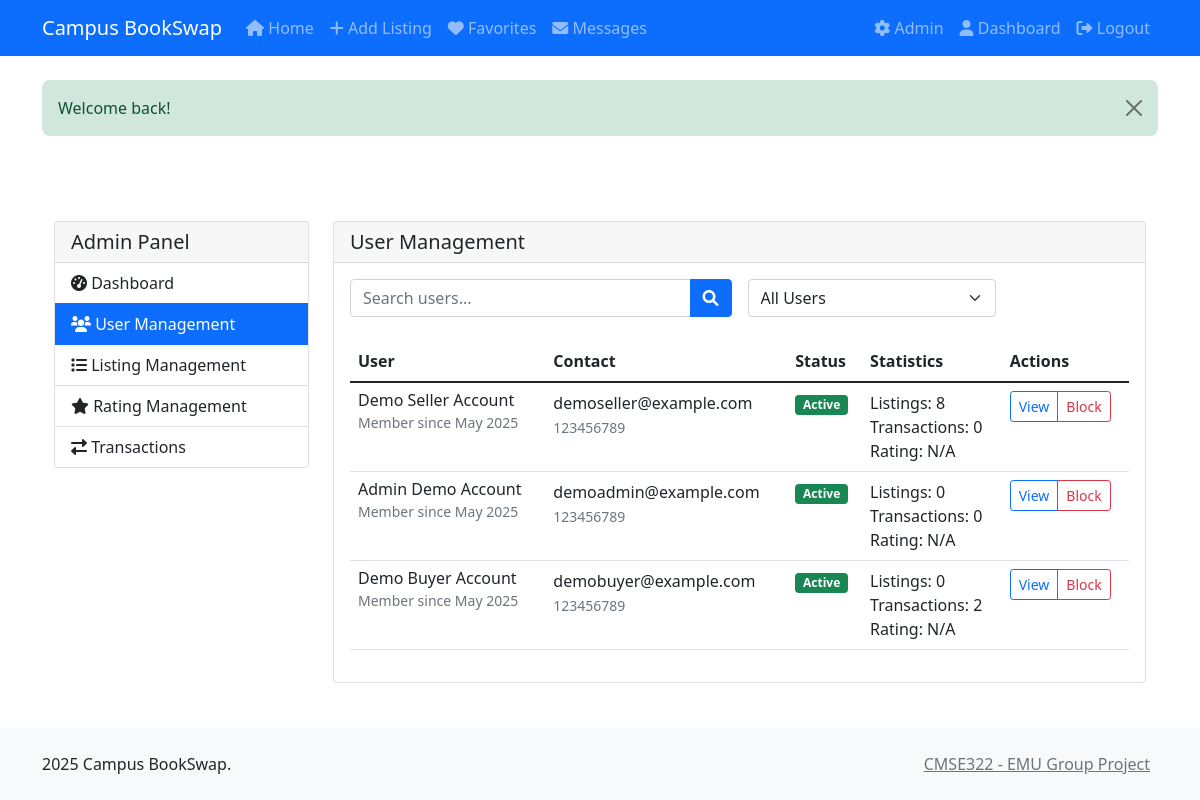
Page /projectfolder/admin/users.php (signed in) on the committed database.
### tables this page shows
CREATE TABLE `user` (
  `user_id` int(11) NOT NULL,
  `phone` varchar(20) DEFAULT NULL,
  `name` varchar(100) DEFAULT NULL,
  `email` varchar(100) DEFAULT NULL,
  `reg_date` date NOT NULL,
  `pass_hash` varchar(255) NOT NULL,
  `is_admin` tinyint(1) DEFAULT 0,
  `is_blocked` tinyint(1) DEFAULT 0
);

### projectfolder/admin/users.php (the view, shortened to what this page needs)
<?php
$conn = getDbConnection();
$search = $_GET['search'] ?? '';
$status = $_GET['status'] ?? 'all';
$page = max(1, $_GET['page'] ?? 1);
$per_page = 20;
$where_clauses = [];
$params = [];
$where_sql = $where_clauses ? 'WHERE ' . implode(' AND ', $where_clauses) : '';
$offset = ($page - 1) * $per_page;
$sql = "
    SELECT
        u.*,
        COUNT(DISTINCT l.listing_id) as total_listings,
        COUNT(DISTINCT t.transaction_id) as total_transactions,
        AVG(r.rating) as avg_rating
    FROM user u
    LEFT JOIN listing l ON u.user_id = l.user_id
    LEFT JOIN transaction t ON u.user_id = t.buyer_id
    LEFT JOIN rating r ON u.user_id = r.reviewed_user_id
    $where_sql
    GROUP BY u.user_id
    ORDER BY u.reg_date DESC
    LIMIT ? OFFSET ?
";
$stmt = $conn->prepare($sql);
$params[] = $per_page;
$params[] = $offset;
$param_types = str_repeat('s', count($params) - 2) . 'ii';
$stmt->bind_param($param_types, ...$params);
$stmt->execute();
$users = $stmt->get_result()->fetch_all(MYSQLI_ASSOC);
include '../includes/header.php';
?>
<div class="container-fluid mt-4">
    <div class="row">
        <div class="col-md-3">
            <div class="card">
                <div class="card-header">
                    <h5 class="mb-0">Admin Panel</h5>
                </div>
                <div class="list-group list-group-flush">
                    <a href="/admin/" class="list-group-item list-group-item-action">
                        <i class="fas fa-tachometer-alt"></i> Dashboard
                    </a>
                    <a href="/admin/users.php" class="list-group-item list-group-item-action active">
                        <i class="fas fa-users"></i> User Management
                    </a>
                    <a href="/admin/listings.php" class="list-group-item list-group-item-action">
                        <i class="fas fa-list"></i> Listing Management
                    </a>
                    <a href="/admin/ratings.php" class="list-group-item list-group-item-action">
                        <i class="fas fa-star"></i> Rating Management
                    </a>
                    <a href="/admin/transactions.php" class="list-group-item list-group-item-action">
                        <i class="fas fa-exchange-alt"></i> Transactions
                    </a>
                </div>
            </div>
        </div>
        <div class="col-md-9">
            <div class="card">
                <div class="card-header">
                    <h5 class="float-start mb-0">User Management</h5>
                </div>
                <div class="card-body">
                    <form class="row g-3 mb-4">
                        <div class="col-md-6">
                            <div class="input-group">
                                <input type="text" class="form-control" name="search"
                                       value="<?php echo htmlspecialchars($search); ?>"
                                       placeholder="Search users...">
                                <button class="btn btn-primary" type="submit">
                                    <i class="fas fa-search"></i>
                                </button>
                            </div>
                        </div>
                        <div class="col-md-4">
                            <select class="form-select" name="status" onchange="this.form.submit()">
                                <option value="all" <?php echo $status === 'all' ? 'selected' : ''; ?>>All Users</option>
                            </select>
                        </div>
                    </form>
                    <div class="table-responsive">
                        <table class="table table-hover">
                            <thead>
                                <tr>
                                    <th>User</th>
                                    <th>Contact</th>
                                    <th>Status</th>
                                    <th>Statistics</th>
                                    <th>Actions</th>
                                </tr>
                            </thead>
                            <tbody>
                                <?php foreach ($users as $user): ?>
                                <tr>
                                    <td>
                                        <div class="d-flex align-items-center">
                                            <div>
                                                <h6 class="mb-0"><?php echo htmlspecialchars($user['name']); ?></h6>
                                                <small class="text-muted">
                                                    Member since <?php echo date('M Y', strtotime($user['reg_date'])); ?>
                                                </small>
                                            </div>
                                        </div>
                                    </td>
                                    <td>
                                        <div><?php echo htmlspecialchars($user['email']); ?></div>
                                        <small class="text-muted"><?php echo htmlspecialchars($user['phone']); ?></small>
                                    </td>
                                    <td>
                                        <span class="badge bg-<?php echo $user['is_blocked'] ? 'danger' : 'success'; ?>">
                                            <?php echo $user['is_blocked'] ? 'Blocked' : 'Active'; ?>
                                        </span>
                                    </td>
                                    <td>
                                        <div>Listings: <?php echo $user['total_listings']; ?></div>
                                        <div>Transactions: <?php echo $user['total_transactions']; ?></div>
                                        <div>Rating:
                                            <?php if ($user['avg_rating']): ?>
                                                <?php echo number_format($user['avg_rating'], 1); ?> / 5.0
                                            <?php else: ?>
                                                N/A
                                            <?php endif; ?>
                                        </div>
                                    </td>
                                    <td>
                                        <div class="btn-group btn-group-sm">
                                            <a href="#" class="btn btn-outline-primary view-user"
                                               data-user-id="<?php echo $user['user_id']; ?>">
                                                View
                                            </a>
                                            <?php if ($user['is_blocked']): ?>
                                                <button class="btn btn-outline-success unblock-user"
                                                        data-user-id="<?php echo $user['user_id']; ?>">
                                                    Unblock
                                                </button>
                                            <?php else: ?>
                                                <button class="btn btn-outline-danger block-user"
                                                        data-user-id="<?php echo $user['user_id']; ?>">
                                                    Block
                                                </button>
                                            <?php endif; ?>
                                        </div>
                                    </td>
                                </tr>
                                <?php endforeach; ?>
                            </tbody>
                        </table>
                    </div>
                </div>
            </div>
        </div>
    </div>
</div>
<?php include '../includes/footer.php'; ?>

### projectfolder/assets/css/style.css (style rules this page uses)
body { min-height: 100vh; display: flex; flex-direction: column; }
.card { transition: transform 0.2s ease-in-out, box-shadow 0.2s ease-in-out; }

### rows in the picture
user: name "Demo Seller Account", reg_date "May 2025", email "demoseller@example.com", phone "123456789", is_blocked "Active", total_listings "8", total_transactions "0"
user: name "Admin Demo Account", reg_date "May 2025", email "demoadmin@example.com", phone "123456789", is_blocked "Active", total_listings "0", total_transactions "0"
user: name "Demo Buyer Account", reg_date "May 2025", email "demobuyer@example.com", phone "123456789", is_blocked "Active", total_listings "0", total_transactions "2"

### other values in the picture
SITE_NAME "Campus BookSwap"
$_SESSION['flash']['message'] "Welcome back!"
